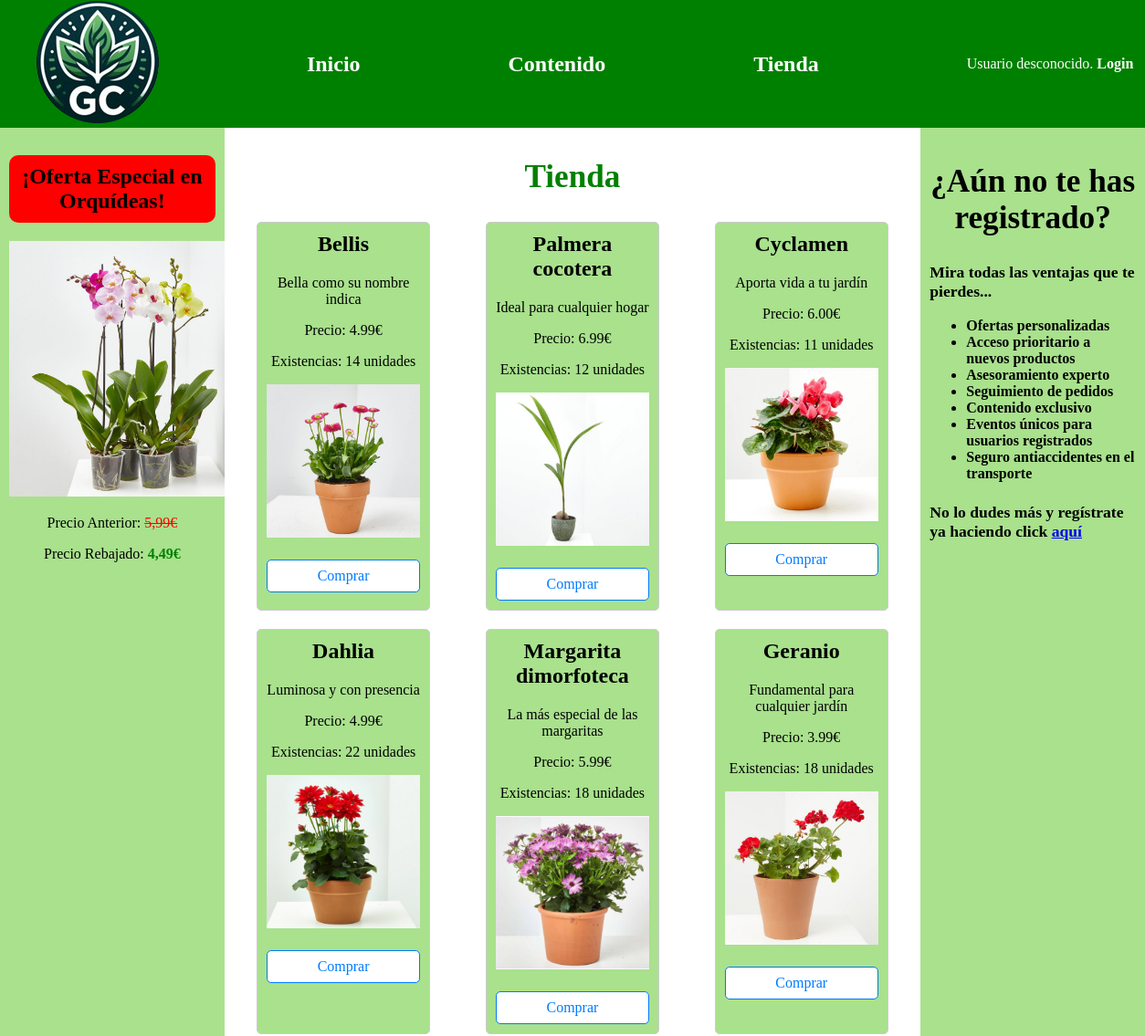
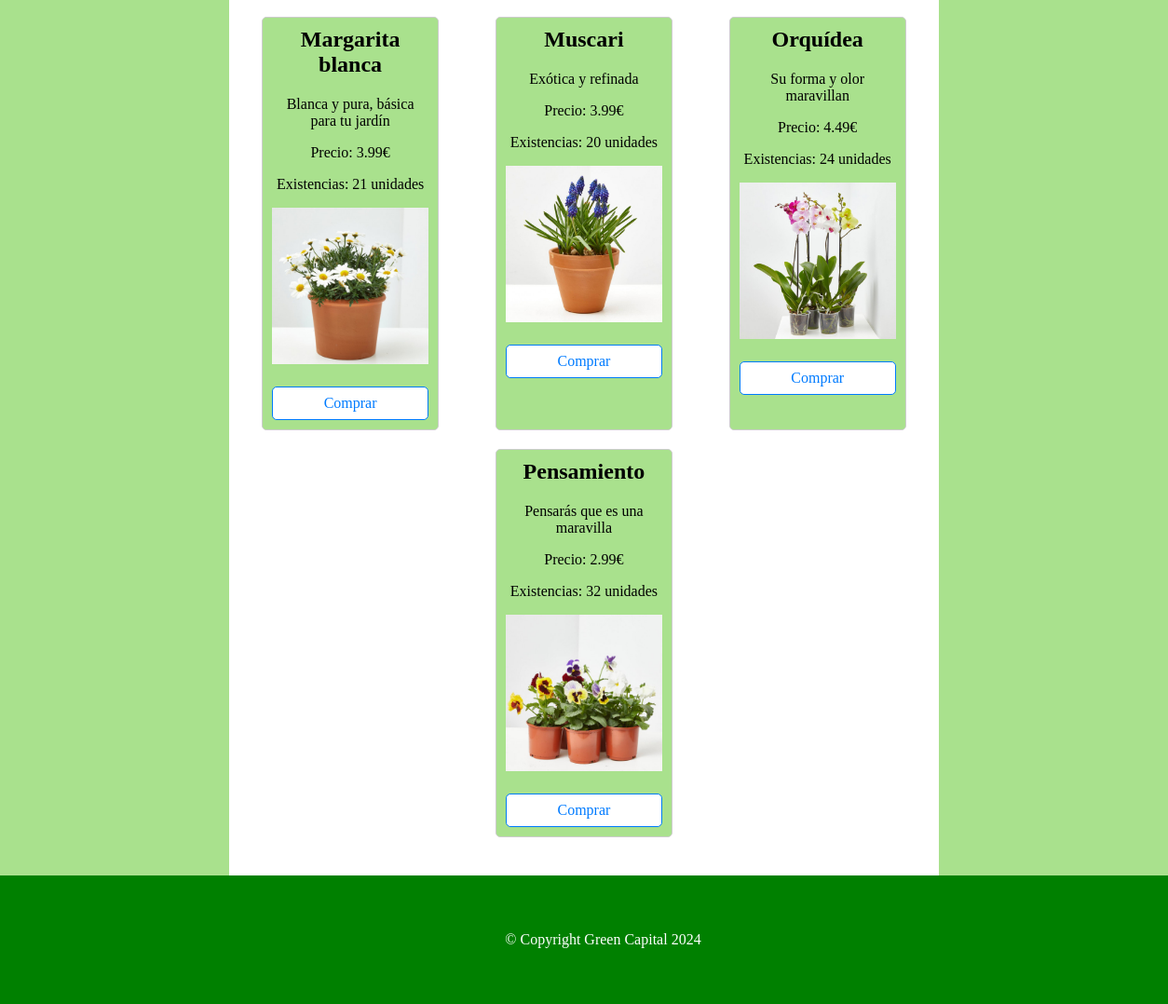
Page /tienda.php on the committed database (2 pictures, top to bottom).
### tables this page shows
CREATE TABLE `productos` (
  `Nombre` varchar(30) NOT NULL,
  `Descripción` text NOT NULL,
  `Precio` decimal(4,2) NOT NULL,
  `Categoría` varchar(15) NOT NULL,
  `Existencias` int(2) NOT NULL,
  `Especie` varchar(30) NOT NULL,
  `Imagen` varchar(100) NOT NULL
);

### productosDAO.php (called while the page is built, shortened)
<?php
class Producto{
    public static function showProducts(){
        $conn = BD::getInstance()->getConexion();
        $sql = 'SELECT Nombre, Descripción, Precio, Categoría, Existencias, Especie, Imagen FROM productos';
        $result = $conn->query($sql);
        $productos = array();
        if ($result->num_rows > 0) {
            while($row = $result->fetch_assoc()) {
                $productos[] = $row;
            }
        }
        return $productos;
    }
}
?>

### includes/vistas/helpers/tienda.php (the view, shortened to what this page needs)
<!DOCTYPE html>
<html lang="es">
<head>
    <link rel="stylesheet" href="tienda.css">
</head>
<body>
<?php
function builtContent($productos) {
    $contenido = <<<EOS
<div class='container'>
EOS;
    foreach($productos as $producto) {
        $contenido .= <<<EOS
<div class='producto'>
<h2>{$producto["Nombre"]}</h2>
<p>{$producto["Descripción"]}</p>
<p>Precio: {$producto["Precio"]}€</p>
<p>Existencias: {$producto["Existencias"]} unidades</p>
<img src='{$producto["Imagen"]}' alt='{$producto["Nombre"]}' width='200'>
<a href='#' class='btn-comprar'>Comprar</a>
</div>
EOS;
    }
    $contenido .= "</div>";
    return $contenido;
}
?>
</body>
</html>

### tienda.css (style rules this page uses)
.container { display: flex; flex-wrap: wrap; justify-content: space-around; margin-top: 20px; background-color: white; }
.producto { width: calc(25% - 20px); margin-bottom: 20px; border: 1px solid #ccc; background-color: #a9e18d; padding: 10px; border-radius: 5px; text-align: center; }
.producto img { width: 100%; height: auto; margin-bottom: 10px; }
.producto h2 { margin-top: 0; }
.btn-comprar { display: block; margin-top: 10px; padding: 8px 16px; background-color: #ffffff; color: #007bff; text-decoration: none; border-radius: 5px; border: 1px solid #007bff; transition: background-color 0.3s, color 0.3s, border-color 0.3s; }

### css/estilo.css (style rules this page uses)
body { margin: 0; width:100%; }
.container { background-color: white; }

### rows in the picture
productos: Nombre "Bellis", Descripción "Bella como su nombre indica", Precio "4.99", Existencias "14", Imagen (picture)
productos: Nombre "Palmera cocotera", Descripción "Ideal para cualquier hogar", Precio "6.99", Existencias "12", Imagen (picture)
productos: Nombre "Cyclamen", Descripción "Aporta vida a tu jardín", Precio "6.00", Existencias "11", Imagen (picture)
productos: Nombre "Dahlia", Descripción "Luminosa y con presencia", Precio "4.99", Existencias "22", Imagen (picture)
productos: Nombre "Margarita dimorfoteca", Descripción "La más especial de las margaritas", Precio "5.99", Existencias "18", Imagen (picture)
productos: Nombre "Geranio", Descripción "Fundamental para cualquier jardín", Precio "3.99", Existencias "18", Imagen (picture)
productos: Nombre "Margarita blanca", Descripción "Blanca y pura, básica para tu jardín", Precio "3.99", Existencias "21", Imagen (picture)
productos: Nombre "Muscari", Descripción "Exótica y refinada", Precio "3.99", Existencias "20", Imagen (picture)
productos: Nombre "Orquídea", Descripción "Su forma y olor maravillan", Precio "4.49", Existencias "24", Imagen (picture)
productos: Nombre "Pensamiento", Descripción "Pensarás que es una maravilla", Precio "2.99", Existencias "32", Imagen (picture)
